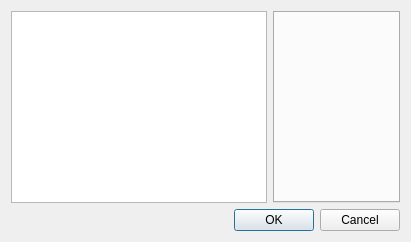
<?xml version="1.0" encoding="UTF-8"?>
<ui version="4.0">
 <class>ConfigureDialog</class>
 <widget class="QDialog" name="ConfigureDialog">
  <property name="windowTitle">
   <string>Denzen Configuration</string>
  </property>
  <layout class="QVBoxLayout" name="verticalLayout">
   <item>
    <layout class="QHBoxLayout" name="horizontalLayout">
     <item>
      <widget class="QListWidget" name="selectorList">
       <property name="minimumWidth">
        <number>150</number>
       </property>
       <property name="maximumWidth">
        <number>150</number>
       </property>
      </widget>
     </item>
     <item>
      <widget class="QTabWidget" name="tabWidget">
       <property name="currentIndex">
        <number>-1</number>
       </property>
      </widget>
     </item>
    </layout>
   </item>
   <item>
    <widget class="QDialogButtonBox" name="buttonBox">
     <property name="standardButtons">
      <set>QDialogButtonBox::Cancel|QDialogButtonBox::Ok</set>
     </property>
    </widget>
   </item>
  </layout>
 </widget>
 <customwidgets>
  <customwidget>
   <class>ConfigureGeneral</class>
   <extends>QWidget</extends>
   <header>configuration/configure_general.h</header>
   <container>1</container>
  </customwidget>
  <customwidget>
   <class>ConfigureSystem</class>
   <extends>QWidget</extends>
   <header>configuration/configure_system.h</header>
   <container>1</container>
  </customwidget>
  <customwidget>
   <class>ConfigureAudio</class>
   <extends>QWidget</extends>
   <header>configuration/configure_audio.h</header>
   <container>1</container>
  </customwidget>
  <customwidget>
   <class>ConfigureCamera</class>
   <extends>QWidget</extends>
   <header>configuration/configure_camera.h</header>
   <container>1</container>
  </customwidget>
  <customwidget>
   <class>ConfigureDebug</class>
   <extends>QWidget</extends>
   <header>configuration/configure_debug.h</header>
   <container>1</container>
  </customwidget>
    <customwidget>
   <class>ConfigureStorage</class>
   <extends>QWidget</extends>
   <header>configuration/configure_storage.h</header>
   <container>1</container>
  </customwidget>
  <customwidget>
   <class>ConfigureInput</class>
   <extends>QWidget</extends>
   <header>configuration/configure_input.h</header>
   <container>1</container>
  </customwidget>
  <customwidget>
   <class>ConfigureHotkeys</class>
   <extends>QWidget</extends>
   <header>configuration/configure_hotkeys.h</header>
   <container>1</container>
  </customwidget>
  <customwidget>
   <class>ConfigureGraphics</class>
   <extends>QWidget</extends>
   <header>configuration/configure_graphics.h</header>
   <container>1</container>
  </customwidget>
  <customwidget>
   <class>ConfigureEnhancements</class>
   <extends>QWidget</extends>
   <header>configuration/configure_enhancements.h</header>
   <container>1</container>
  </customwidget>
  <customwidget>
   <class>ConfigureLayout</class>
   <extends>QWidget</extends>
   <header>configuration/configure_layout.h</header>
   <container>1</container>
  </customwidget>
  <customwidget>
   <class>ConfigureWeb</class>
   <extends>QWidget</extends>
   <header>configuration/configure_web.h</header>
   <container>1</container>
  </customwidget>
  <customwidget>
   <class>ConfigureUi</class>
   <extends>QWidget</extends>
   <header>configuration/configure_ui.h</header>
   <container>1</container>
  </customwidget>
 </customwidgets>
 <resources/>
 <connections>
  <connection>
   <sender>buttonBox</sender>
   <signal>accepted()</signal>
   <receiver>ConfigureDialog</receiver>
   <slot>accept()</slot>
   <hints>
    <hint type="sourcelabel">
     <x>220</x>
     <y>380</y>
    </hint>
    <hint type="destinationlabel">
     <x>220</x>
     <y>200</y>
    </hint>
   </hints>
  </connection>
  <connection>
   <sender>buttonBox</sender>
   <signal>rejected()</signal>
   <receiver>ConfigureDialog</receiver>
   <slot>reject()</slot>
   <hints>
    <hint type="sourcelabel">
     <x>220</x>
     <y>380</y>
    </hint>
    <hint type="destinationlabel">
     <x>220</x>
     <y>200</y>
    </hint>
   </hints>
  </connection>
 </connections>
</ui>
